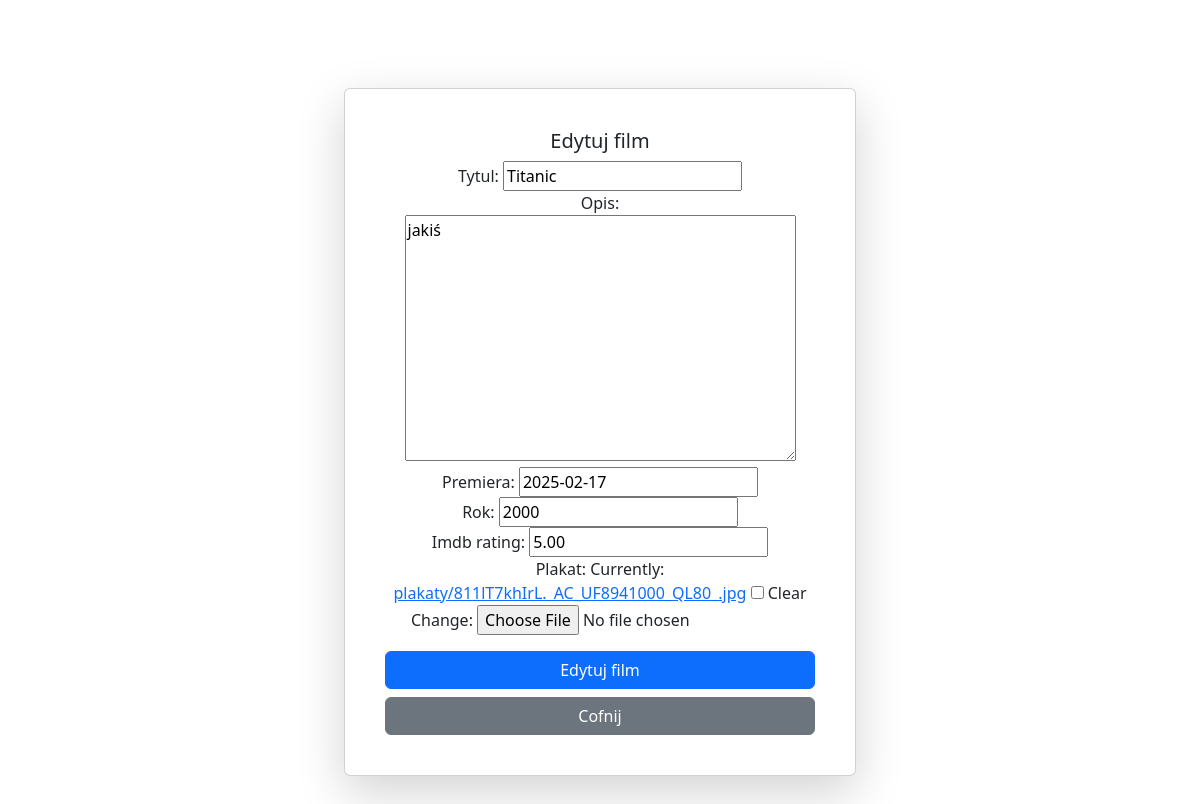
The page /filmy/edytuj/1/ (signed in) on the database as committed earlier.
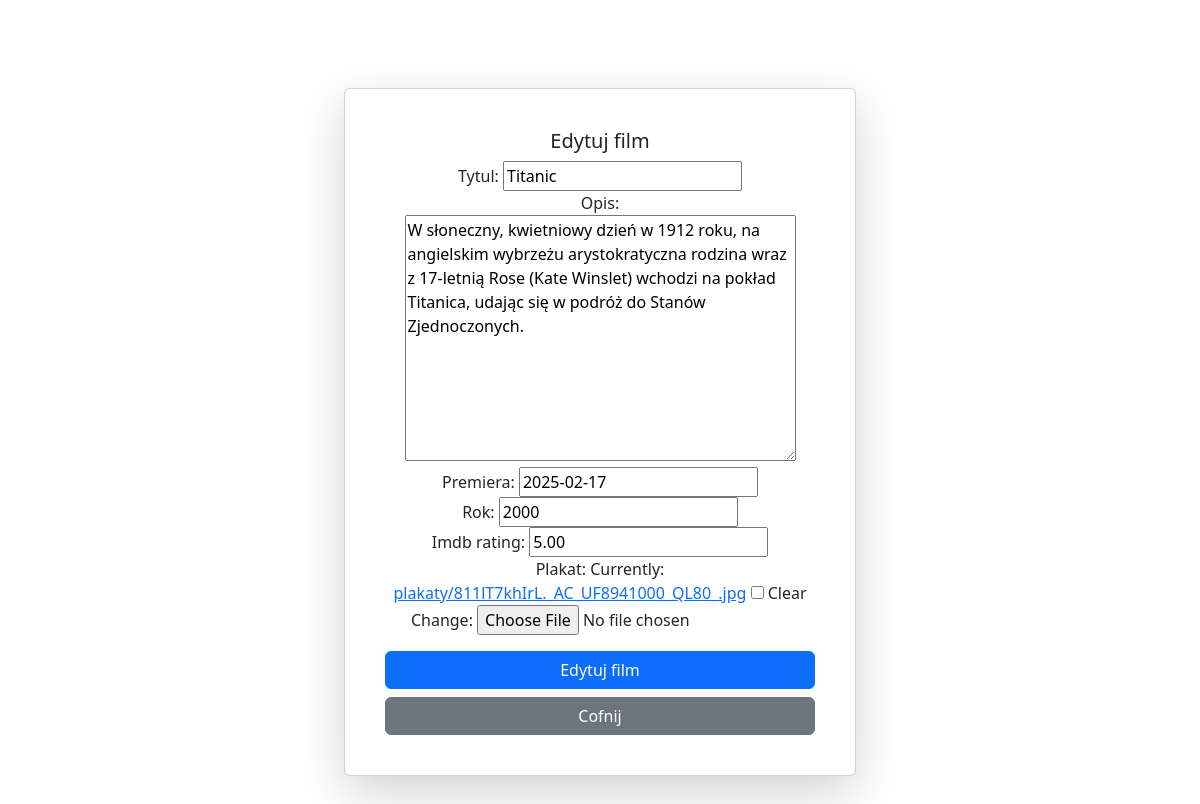
The same page on the database as committed later.
### filmyweb/models.py (models this page shows, shortened)
class Film(models.Model):
    tytul = models.CharField(max_length=64, blank=False, unique=True)
    rok = models.PositiveSmallIntegerField(default=2000)
    opis = models.TextField(default="")
    premiera = models.DateField(null=True, blank=True)
    imdb_rating = models.DecimalField(max_digits=4, decimal_places=2,
                 null=True, blank=True)
    plakat = models.ImageField(upload_to="plakaty", null=True, blank=True)
    dodatkowe = models.OneToOneField(DodatkoweInfo, on_delete=models.CASCADE, null=True, blank=True)

### filmyweb/views.py (the view)
# urls.py: path('edytuj/<int:id>/', edytuj_film, name='edytuj_film'),
@login_required
def edytuj_film(request, id):
    film = get_object_or_404(Film, pk=id)
    form = FilmForm(request.POST or None, request.FILES or None,
    instance=film)
    if form.is_valid():
        form.save()
        return redirect(wszystkie_filmy)
    return render(request, 'film_form.html', {'form': form, 'nowy': False})

### filmyweb/forms.py
class FilmForm(ModelForm):
    class Meta:
        model = Film
        fields = ['tytul', 'opis', 'premiera', 'rok', 'imdb_rating', 'plakat']

### templates/film_form.html (shortened to what this page needs)
{% extends 'glowny.html' %}
{% load bootstrap %}
{% block strona %}
<div class="d-flex justify-content-center align-items-center vh-100">
    <div class="card p-4 shadow-lg text-center" style="width: 32rem;">
        <div class="card-body">
            {% if nowy %}
                <h5 class="card-title">Nowy film</h5>
            {% else %}
                <h5 class="card-title">Edytuj film</h5>
            {% endif %}
            <form method="post" enctype="multipart/form-data">
                {{ form|bootstrap }}
                <button type="submit" class="btn btn-primary w-100 mt-3">
                    {% if nowy %}Dodaj film{% else %}Edytuj film{% endif %}
                </button>
            </form>
            <a href="{% url 'wszystkie_filmy' %}" class="btn btn-secondary w-100 mt-2">Cofnij</a>
        </div>
    </div>
</div>
{% endblock %}

Rows that differ between the two databases and show on the page:
changed Film "Titanic": opis "jakiś" → "W słoneczny, kwietniowy dzień w 1912 roku, na angielskim wybrzeżu arystokratyczna rodzina wraz z 17-letnią Rose (Kate Winslet) wchodzi na pokład Titanica, udając się w podróż do Stanów Zjednoczonych."
